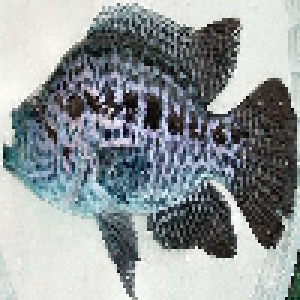
#> input picture resized-dataset/test/Jaguar Gapote/img0.png, 100 x 100 px, found by its file name (shown 3 times larger)
$ jupyter execute --allow-errors full3.ipynb
#> lines starting #> are read from the running program, lines starting #| are printed output that depends on the picture; long printed decimals are rounded
[cell 1]
import numpy as np
import matplotlib.pyplot as plt
import matplotlib.image as im
import pandas as pd
import os
from pathlib import Path
import cv2
import threading
from scipy.ndimage import binary_fill_holes

[cell 2]
old_dir = './FishImgDataset'
resized_dir = './resized-dataset'

labels = ['Glass Perchlet', 'Gold Fish',
          'Gourami', 'Jaguar Gapote', 'Mosquito Fish']

def setup_dir(labelName):
    # Path(resized_dir).mkdir(parents=True,exist_ok=True)
    # Path(f"{resized_dir}/train").mkdir(parents=True,exist_ok=True)
    # Path(f"{resized_dir}/val").mkdir(parents=True,exist_ok=True)
    Path(f"{resized_dir}/test/{labelName}").mkdir(parents=True,exist_ok=True)
    Path(f"{resized_dir}/train/{labelName}").mkdir(parents=True,exist_ok=True)
    Path(f"{resized_dir}/val/{labelName}").mkdir(parents=True,exist_ok=True)

for label in labels:
    setup_dir(label)

[cell 3]
def importImages(path):
    images = []
    folder_path = path
    nama_files = os.listdir(folder_path)
    for nama_file in nama_files:
        # print(nama_file.split('.')[1])
        if nama_file.split('.')[1] != 'gif':
            file_path = os.path.join(folder_path, nama_file)
            image = cv2.imread(file_path, cv2.IMREAD_COLOR)
            images.append(image)
    return images

[cell 4]
def resizeImage(image):
    size = 100
    result = cv2.resize(image,(size,size))
    return result

[cell 5]
def prepare_image(labelName,typename):
    images = importImages(f"{old_dir}/{typename}/{labelName}")
    for index, image in enumerate(images):
        try:
            res = resizeImage(image)
            filename = f"img{index}.png"
            plt.imsave(f"{resized_dir}/{typename}/{labelName}/{filename}",res)
        except Exception as e:
            errs.append(f"file: {typename}/{labelName}/{filename} , error: {e}")

[cell 6]
from tqdm import tqdm
import threading
dirs = labels
errs = []
# prepare_image(labels[0],'train')
for label in tqdm(dirs):
    t1 = threading.Thread(target=prepare_image,args=(label,'train'))
    t2 = threading.Thread(target=prepare_image,args=(label,'val'))
    t3 = threading.Thread(target=prepare_image,args=(label,'test'))
    t1.start()
    t2.start()
    t3.start()
    t1.join()
    t2.join()
    t3.join()

[cell 7]
print(errs)

# Masking

[cell 8]
from scipy.ndimage import binary_fill_holes
s1 = cv2.imread('./resized-dataset/train/Glass Perchlet/img0.png')
#> s1 is the input picture: shape (100, 100, 3); mean B, G, R 154, 152, 145.5
s2 = cv2.imread('./resized-dataset/train/Gold Fish/img0.png')
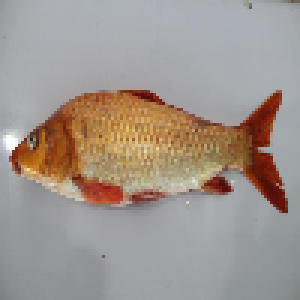
#> s2: shape (100, 100, 3) (shown 3 times larger); mean B, G, R 142.6, 149.9, 160.4
s3 = cv2.imread('./resized-dataset/train/Gourami/img0.png')
s4 = cv2.imread('./resized-dataset/train/Jaguar Gapote/img0.png')
s5 = cv2.imread('./resized-dataset/train/Mosquito Fish/img0.png')
sources = [s1,s2,s3,s4,s5]

[cell 9]
def show_img(img):
  plt.figure(figsize=(10, 10))
  for i in range(len(img)):
    plt.subplot(1, len(img), i+1)
    plt.imshow(img[i], cmap='gray')
#> this loop made 5 passes

[cell 10]
show_img(sources)
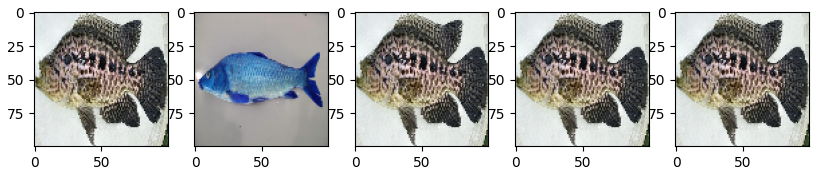
#> figure drawn by matplotlib, 5 panels; B, G, R data is drawn as R, G, B

[cell 11]
center = sources[3][30:70, 30:70]
center = cv2.GaussianBlur(center,(11,11),0)
# center =cv2.cvtColor(center)
plt.imshow(center,'gray')
print(center.mean(0).mean(0).mean(0))
#| 117.457

[cell 12]
def median_filter(src: np.ndarray, size=3):
    src_pad = np.pad(src, (size-1)//2, "constant")
    x_axis, y_axis = src.shape
    result = np.zeros_like(src)
    for y in range(y_axis):
        for x in range(x_axis):
            m33 = src_pad[x : x + size, y : y + size]
            flat = np.sort(m33.flatten())
            result[x, y] = flat[(flat.size+1)//2]
    return result

[cell 13]
def mask_fish(image):
    # Preprocess

    src = cv2.cvtColor(image, cv2.COLOR_BGR2GRAY)

    #center image
    center = src[30:70, 30:70]
    center = cv2.GaussianBlur(center,(11,11),0)

    #overral image
    #gaussian blur
    src = cv2.GaussianBlur(src,(7,7),0)
    #median filter
    src = median_filter(src,5)

    mean = np.mean(src)
    mean_center = np.mean(center)
    print(f"all: {mean}, center: {mean_center}")

    # Thresholding based on background color
    if mean < mean_center:
        # if avg color is black
        _, mask = cv2.threshold(src, mean, 255, cv2.THRESH_BINARY)
    else:
        _, mask = cv2.threshold(src, mean+10, 255, cv2.THRESH_BINARY_INV)
    #opening
    mask = cv2.morphologyEx(mask,cv2.MORPH_OPEN,np.ones([3,3]))
    mask = binary_fill_holes(mask).astype(np.uint8)
    # mask = np.stack([mask,mask,mask],2)
    masked_image = cv2.bitwise_and(image,image, mask=mask)
    return masked_image

[cell 14]
res = []
for item in sources:
    res.append(mask_fish(item))
#> this loop made 5 passes
#> (mean in mask_fish, mean_center in mask_fish) on passes 1 to 5: (151.4, 114.5), (152.9, 142.5), (151.4, 114.5), (151.4, 114.5), (151.4, 114.5)
#| all: 151.441, center: 114.526
#| all: 152.9063, center: 142.48
#| all: 151.441, center: 114.526
#| all: 151.441, center: 114.526
#| all: 151.441, center: 114.526
#> pass 1, in mask_fish, `center = cv2.GaussianBlur(center,(11,11),0)`:
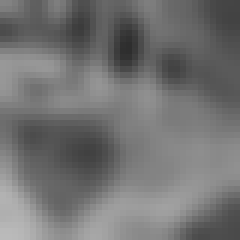
#> center: shape (40, 40) (shown 6 times larger); min 46, max 186, mean 114.5
#> pass 1, in mask_fish, `src = cv2.GaussianBlur(src,(7,7),0)`:
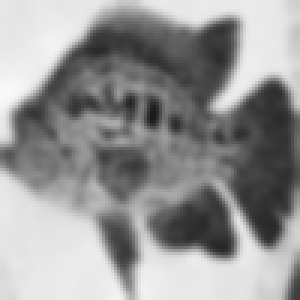
#> src: shape (100, 100) (shown 3 times larger); min 26, max 249, mean 150.1
#> after the loop, res = 5 items
show_img(res)
#> the loop in show_img (call 2), `for i in range(len(img)):` made 5 passes
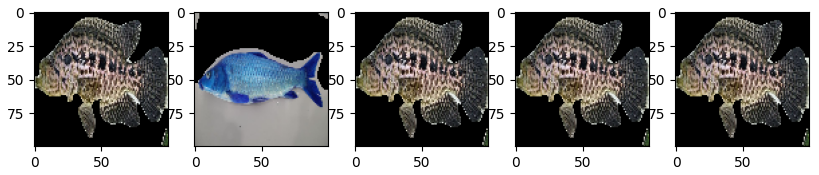
#> figure drawn by matplotlib, 5 panels

[cell 15]
# [5 lines of commented-out code are left out]
def contrast(image):
    result = 0
    for j in range(image.shape[0]):
        for k in range(image.shape[1]):
            result += pow(j - k, 2) * image[j, k]
    return result

def homogeneity(image):
    result = 0
    for j in range(image.shape[0]):
        for k in range(image.shape[1]):
            result += image[j, k] / (1 + abs(j - k))
    return result

def dissimilarity(image):
    result = 0
    for j in range(image.shape[0]):
        for k in range(image.shape[1]):
            result += abs(j - k) * image[j, k]
    return result

def entropy(image):
    hist = cv2.calcHist([image], [0], None, [256], [0, 256])
    hist /= hist.sum()
    entropy = -np.sum(hist * np.log2(hist + np.finfo(float).eps))
    return entropy

def asm(image):
    result = np.sum(np.square(image))
    return result

def energy(image):
    result = np.sqrt(asm(image))
    return result

def correlation(image):
    mean = np.mean(image)
    std = np.std(image)
    image = (image - mean) / std
    result = np.mean(image)
    return result

[cell 16]
folders = {
    'perchlet': './resized-dataset/train/Glass Perchlet/',
    'gold': './resized-dataset/train/Gold Fish/',
    'gourami': './resized-dataset/train/Gourami/',
    'jaguar': './resized-dataset/train/Jaguar Gapote/',
    'mosquito': './resized-dataset/train/Mosquito Fish/'
}

data = {}


#> (the rest of this cell did not finish here and is left out)

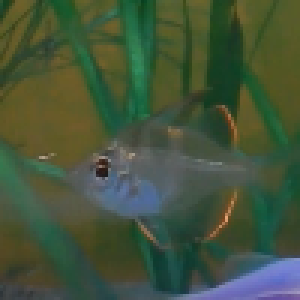
#> input picture resized-dataset/test/Glass Perchlet/img10.png, 100 x 100 px, found by its file name (shown 3 times larger)
#> in importImages, image is the input picture: shape (100, 100, 3); mean B, G, R 59.5, 84.5, 67.9
#> `images = importImages(path)`: images = 1 item
#> the loop `for image in images:` made 1 pass
#> (mean_center in mask_fish, contrast_value, homogeneity_value, dissimilarity_value) on pass 1: (82.86, 592526185, 37795.1, 12818829)
#| all: 76.8505, center: 82.8625
#> pass 1, in mask_fish (call 6), `src = cv2.cvtColor(image, cv2.COLOR_BGR2GRAY)`:
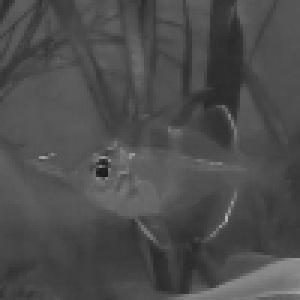
#> src: shape (100, 100) (shown 3 times larger); min 28, max 177, mean 76.7
#> pass 1, in mask_fish (call 6), `center = cv2.GaussianBlur(center,(11,11),0)`:
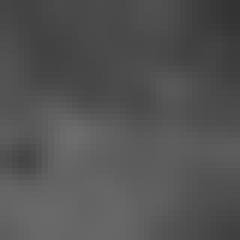
#> center: shape (40, 40) (shown 6 times larger); min 51, max 108, mean 82.9
#> after the loop `for image in images:`:
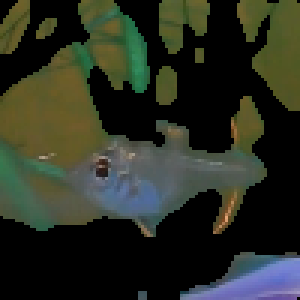
#> masked_image: shape (100, 100, 3) (shown 3 times larger); mean B, G, R 35.2, 47, 42.6
#> after the loop `for image in images:`:
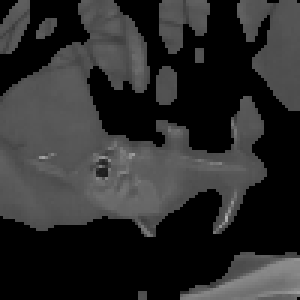
#> masked_image_grayscale: shape (100, 100) (shown 3 times larger); min 0, max 177, mean 44.4
#> after the loop `for image in images:`: asm_values = [626860]; contrast_values = [592526185]; correlation_values = [-2.27e-17]; dissimilarity_values = [12818829]; energy_values = [791.7]; entropy_values = [3.69]; homogeneity_values = [37795.1]; masked_images = 1 item
    masked_images = []
    contrast_values = []
    homogeneity_values = []
    dissimilarity_values = []
    entropy_values = []
    asm_values = []
    energy_values = []
    correlation_values = []
    for image in images:
        masked_image = mask_fish(image)
        if masked_image is not None:
            masked_image_grayscale = cv2.cvtColor(masked_image, cv2.COLOR_BGR2GRAY)
            masked_images.append(masked_image_grayscale)
            contrast_value = contrast(masked_image_grayscale)
            contrast_values.append(contrast_value)
            homogeneity_value = homogeneity(masked_image_grayscale)
            homogeneity_values.append(homogeneity_value)
            dissimilarity_value = dissimilarity(masked_image_grayscale)
            dissimilarity_values.append(dissimilarity_value)
            entropy_value = entropy(masked_image_grayscale)
            entropy_values.append(entropy_value)
            asm_value = asm(masked_image_grayscale)
            asm_values.append(asm_value)
            energy_value = energy(masked_image_grayscale)
            energy_values.append(energy_value)
            correlation_value = correlation(masked_image_grayscale)
            correlation_values.append(correlation_value)
    data[key] = {
        'images': masked_images,
        'contrast': contrast_values,
        'homogeneity': homogeneity_values,
        'dissimilarity': dissimilarity_values,
        'entropy': entropy_values,
        'asm': asm_values,
        'energy': energy_values,
        'correlation': correlation_values
    }

[cell 17]
# df = pd.DataFrame(data)
# df.to_csv('hasil_perhitungan.csv', index=False)

output_file = 'results.csv'
output_data = []
for key, value in data.items():
    for i, image in enumerate(value['images']):
        contrast_value = value['contrast'][i]
        homogeneity_value = value['homogeneity'][i]
        dissimilarity_value = value['dissimilarity'][i]
        entropy_value = value['entropy'][i]
        asm_value = value['asm'][i]
        energy_value = value['energy'][i]
        correlation_value = value['correlation'][i]
        output_data.append({
            'Fish Type': key,
            'Image Index': i+1,
            'Contrast': contrast_value,
            'Homogeneity': homogeneity_value,
            'Dissimilarity': dissimilarity_value,
            'Entropy': entropy_value,
            'ASM': asm_value,
            'Energy': energy_value,
            'Correlation': correlation_value
        })
#> this loop made 2 passes
#> key on passes 1 to 2: 'perchlet', 'gold'
#> after the loop, output_data = 2 items

df = pd.DataFrame(output_data)
#> df = table of 2 rows and 9 columns
df.to_csv(output_file, index=False)
print(f"Data hasil masking disimpan dalam file '{output_file}'.")
